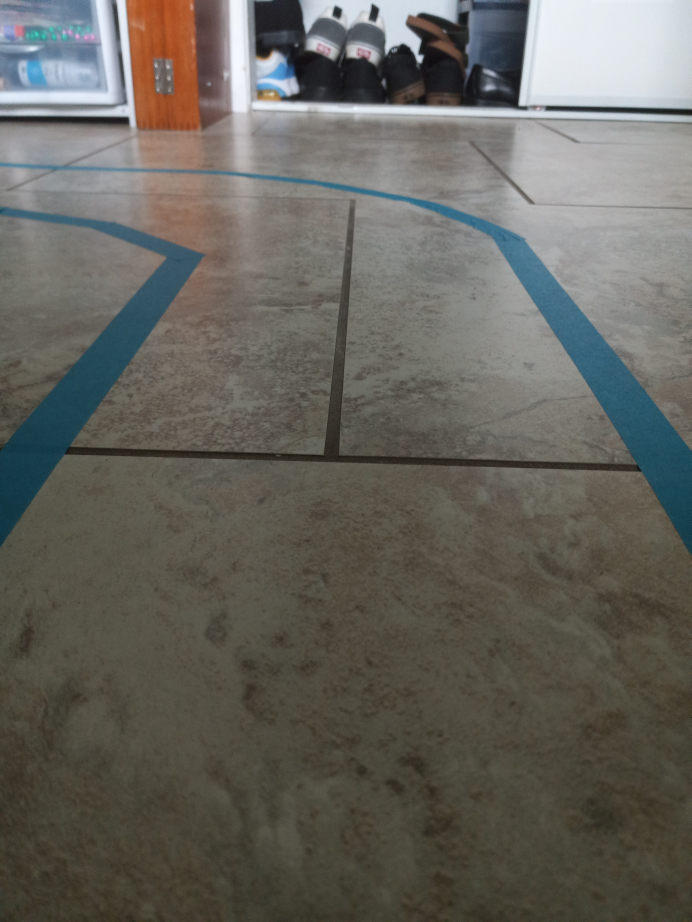
#> input picture atro2_vision/scripts/lane_sample.jpg, 3456 x 4608 px (shown at 1/5 size)
$ python line_detection_tut.py
#> lines starting #> are read from the running program, lines starting #| are printed output that depends on the picture; after the words box and inside, x2 and y2 are one past the last pixel; in counts of white or black regions, pixels touching at a corner belong together
#! /usr/bin/python3

import cv2
import numpy as np
import math

image = cv2.imread("lane_sample.jpg")
#> image is the input picture: shape (4608, 3456, 3); mean B, G, R 93.1, 99.9, 101.4

# resize the image
image = cv2.resize(image, (600, 600))
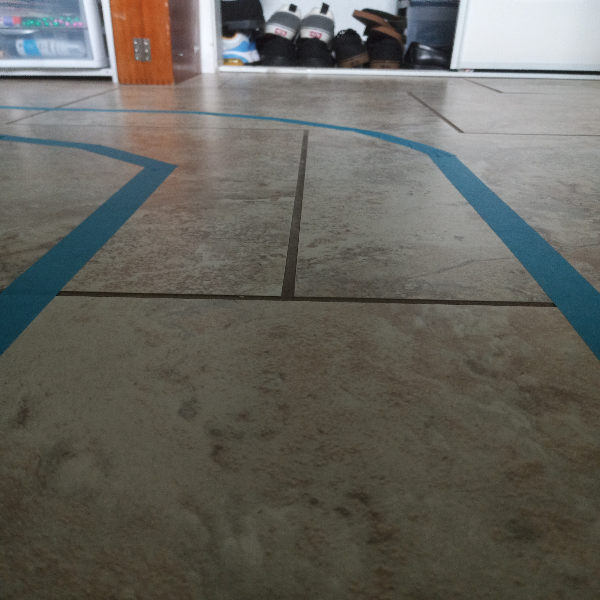
#> image: shape (600, 600, 3); mean B, G, R 93, 99.7, 101.3

# Mask the image to isolate the tape
low_blue = np.array([60, 70, 0])
high_blue = np.array([207, 161, 146])
    # convert BGR image to HSV image
hsv = cv2.cvtColor(image, cv2.COLOR_BGR2HSV)
#> hsv: shape (600, 600, 3); mean H, S, V 38.7, 47.9, 106.1
    # extract a mask
mask = cv2.inRange(hsv, low_blue, high_blue)
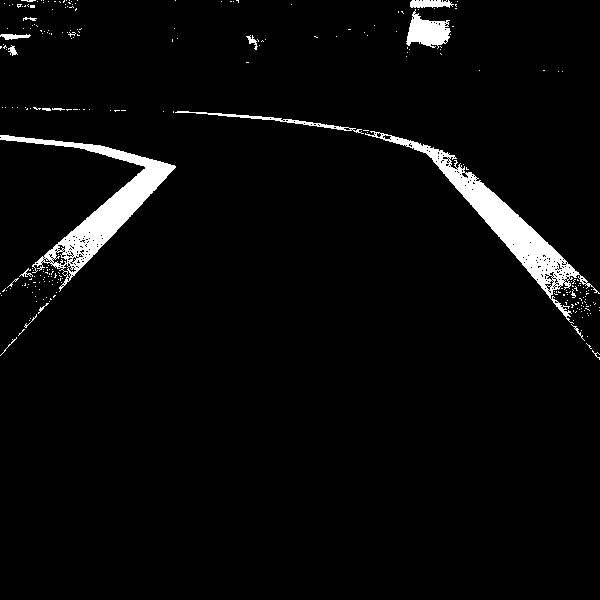
#> mask: shape (600, 600); 3.7% white; 257 white regions (239 under 20 px), largest, box (x1, y1, x2, y2) and area: (365, 131, 600, 324) 5375, (0, 135, 176, 292) 5111, (406, 9, 451, 49) 1005

cv2.imshow("Masked image", mask)

# turn all pixels that are not considered tape black
for row in range(image.shape[0]):
    for col in range(image.shape[1]):
        if not mask[row, col]:
            image[row, col] = [0, 0, 0]
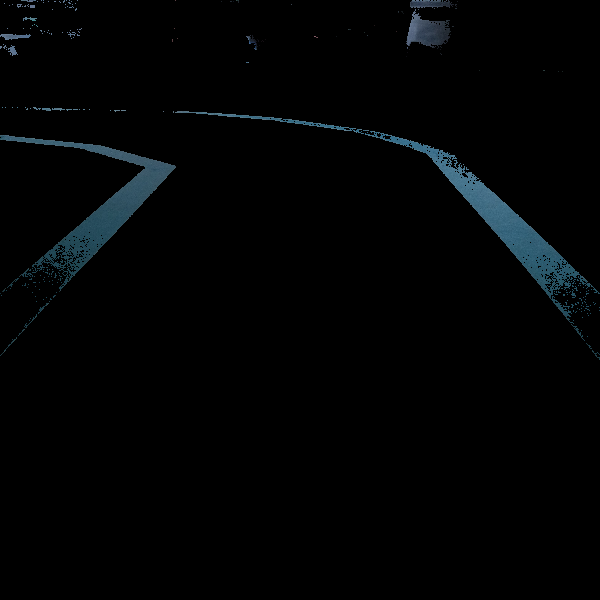
#> image: shape (600, 600, 3); mean B, G, R 4, 3.3, 2

# convert the BGR image to grayscale
gray = cv2.cvtColor(image, cv2.COLOR_BGR2GRAY)
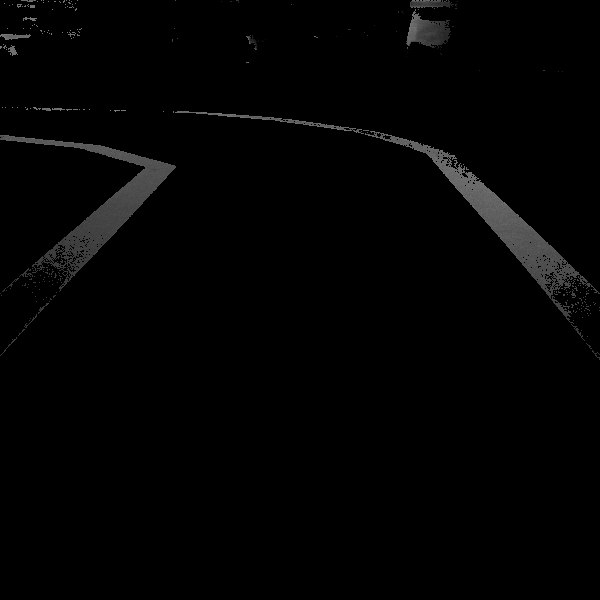
#> gray: shape (600, 600); min 0, max 127, mean 3

cv2.imshow("Gray", gray)

# smooth the image to reduce noise using the Gaussian kernel
k_width = 5 # kernel width and height
k_height = 5
blurred = cv2.GaussianBlur(gray, (k_width, k_height), 0)

cv2.imshow("Blurred", blurred)

# edge detection using canny edge detection
threshold1 = 80
threshold2 = 85
edged = cv2.Canny(blurred, threshold1, threshold2)
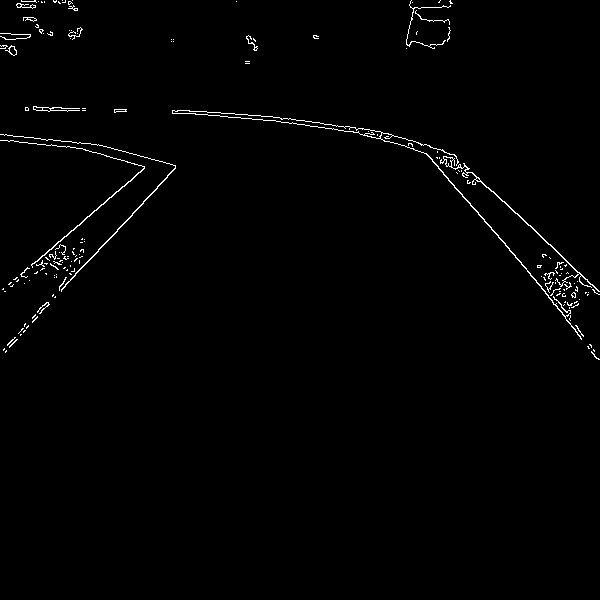
#> edged: shape (600, 600); 1.1% white in thin lines or dots, all inside (x1, y1, x2, y2) = (0, 0, 600, 360)

cv2.imshow("Edges", edged)

# Use the Hought transform to extract shapes (lines) in the image in the form of line coordinates
lines = cv2.HoughLinesP(edged, 1, np.pi/180, 10, minLineLength=50, maxLineGap=10)
#> lines = 22 rows, first 6: [59, 290, 143, 203], [417, 142, 526, 268], [21, 274, 154, 159], [453, 154, 567, 261], [172, 112, 296, 123], [259, 115, 388, 133]
for line in lines:
    x1, y1, x2, y2 = line[0]
    cv2.line(image, (x1, y1), (x2, y2), (255, 255, 255), 2)
#> this loop made 22 passes
#> (x1, y1, x2, y2) on passes 1 to 12: (59, 290, 143, 203), (417, 142, 526, 268), (21, 274, 154, 159), (453, 154, 567, 261), (172, 112, 296, 123), (259, 115, 388, 133), (540, 285, 595, 357), (33, 107, 85, 108), (0, 140, 82, 148), (98, 249, 167, 177), (25, 110, 85, 110), (451, 154, 515, 213)
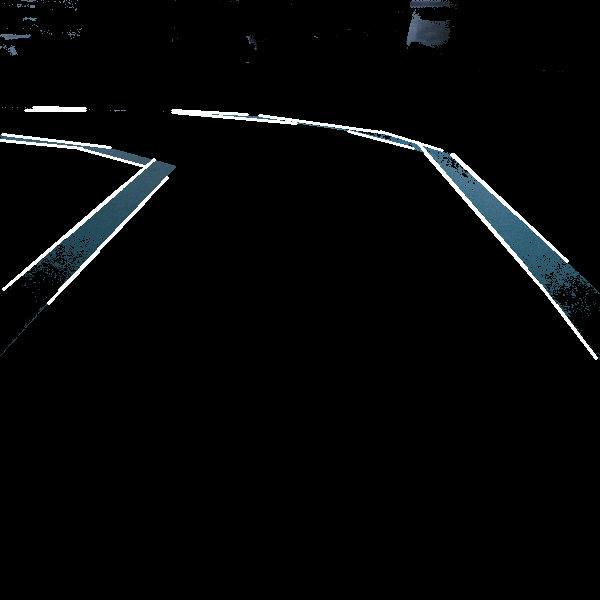
#> image: shape (600, 600, 3); 1.53% of pixels changed, all inside (x1, y1, x2, y2) = (0, 106, 598, 360)

cv2.imshow("Image", image)

cv2.waitKey(0)

cv2.destroyAllWindows()
